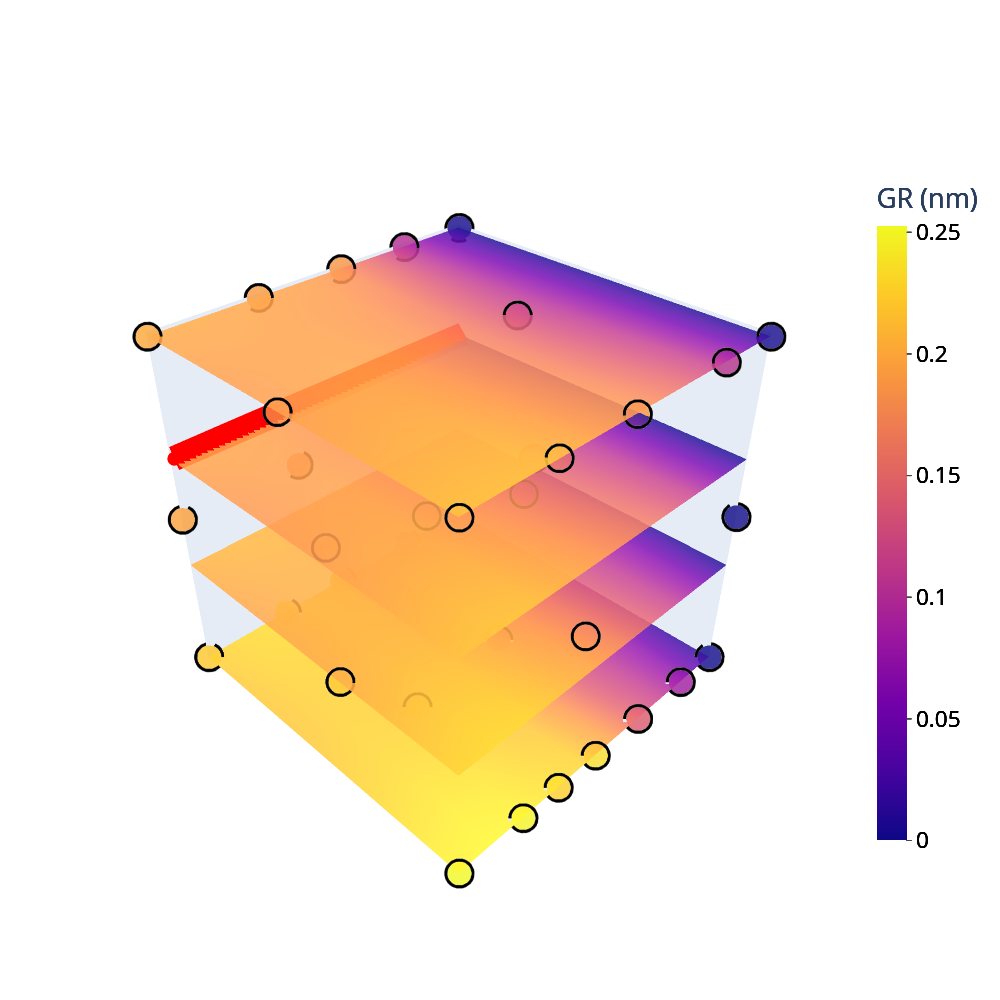

Here is the notebook cell this chart was saved with:
### Code cell
#Define parameter space:

var_names = config['modeled_params']
fixed_var_name = 'ALD_purge_time'
fixed_var_idx = var_names.index(fixed_var_name)

fixed_var_level = 6000. # Fixed value for lead parameter = [10, 2000,4000,6000]

tolerance = 1000

num_points = 10

lower_bounds = []
upper_bounds = []
for param in var_names:
     lower_bounds.append(config['param_limits'][param][0])
     upper_bounds.append(config['param_limits'][param][1])

# Indices for each variable
vary_indices = [i for i in range(4) if i != fixed_var_idx]

#################################################
# Parameter Space Grid
# Prepare grid axes for the three variables to vary
grid_axes = [np.linspace(lower_bounds[i], upper_bounds[i], num_points) for i in vary_indices]

X1, X2, X3 = np.meshgrid(*grid_axes, indexing='ij')

# Flatten the mesh to get all combinations
points = np.vstack([X1.ravel(), X2.ravel(), X3.ravel()]).T

# Insert the fixed variable at fixed_var_idx
my_space = np.empty((points.shape[0], 4))
for i, idx in enumerate(vary_indices):
    my_space[:, idx] = points[:, i]
my_space[:, fixed_var_idx] = fixed_var_level  # fixed value for lead parameter
my_space_df = pd.DataFrame(my_space, columns=var_names)
#################################################

gpmodel_final = merged_df ['gpmodel'].values[-1]

# Doing the predictions
f, v = gpmodel_final.posterior(my_space_df)
f_re = f.reshape(num_points, num_points, num_points)      # This is the prediction


###################################################################################
# comment out if no actual data used
# get measured datapoints
x_data_norm = gpmodel_final.my_gpo.x_data
x_data = gpmodel_final.scaler.inverse_transform(x_data_norm)
y_data = gpmodel_final.my_gpo.y_data
# select data within tolerance of selected plane
mask = np.abs(x_data[:, fixed_var_idx].astype(float) - fixed_var_level) < tolerance
data = np.column_stack([
    x_data[mask, :].astype(float),
    y_data[mask]
])

print("Number of data points within tolerance:", data.shape[0])

#####################################################################################

print(np.min(f), np.max(f))

filename = f"Plots/{campaign_date}_TDMAT_campaign{campaign_num}/{campaign_date}_TDMAT_campaign{campaign_num}_4DTest_{fixed_var_name}_{fixed_var_level}.pdf" #used to save the plot

filename = f"/Users/MAlghalayini/Library/CloudStorage/GoogleDrive-malghalayini@lbl.gov/Shared drives/ALDbot/ALDBot Manuscripts/Manuscript 2 (Machine Learning)/Figures/4D plots/Campaign_{campaign_num}/{fixed_var_name}_{fixed_var_level}.pdf" #used to save the plot
#filename = f"G:/Shared drives/ALDbot/ALDBot Manuscripts/Manuscript 2 (Machine Learning)/Figures/4D plots/Campaign_{campaign_num}/{fixed_var_name}_{fixed_var_level}.pdf" #used to save the plot



mean_colorbar_limits = np.array([0, y_data.max()])
    
# plot(X1, 
#      X2, 
#      X3, 
#      f_re, 
#      mean_colorbar_limits = mean_colorbar_limits, 
#      data = data, 
#      lower_bounds=lower_bounds, 
#      upper_bounds=upper_bounds, 
#      var_name=var_names,
#      filename=filename, 
#      colorbar_title="GR (nm)",
#      plt_idx = fixed_var_idx) 

plot(X1, X2, X3, f_re,
     mean_colorbar_limits=mean_colorbar_limits,
     data=data,
     lower_bounds=lower_bounds,
     upper_bounds=upper_bounds,
     var_name=var_names,
     filename=filename,
     colorbar_title="GR (nm)",
     plt_idx=fixed_var_idx,
     line_x=3920,
     line_z=4070,
     line_width = 50,
     line_color = "red")
